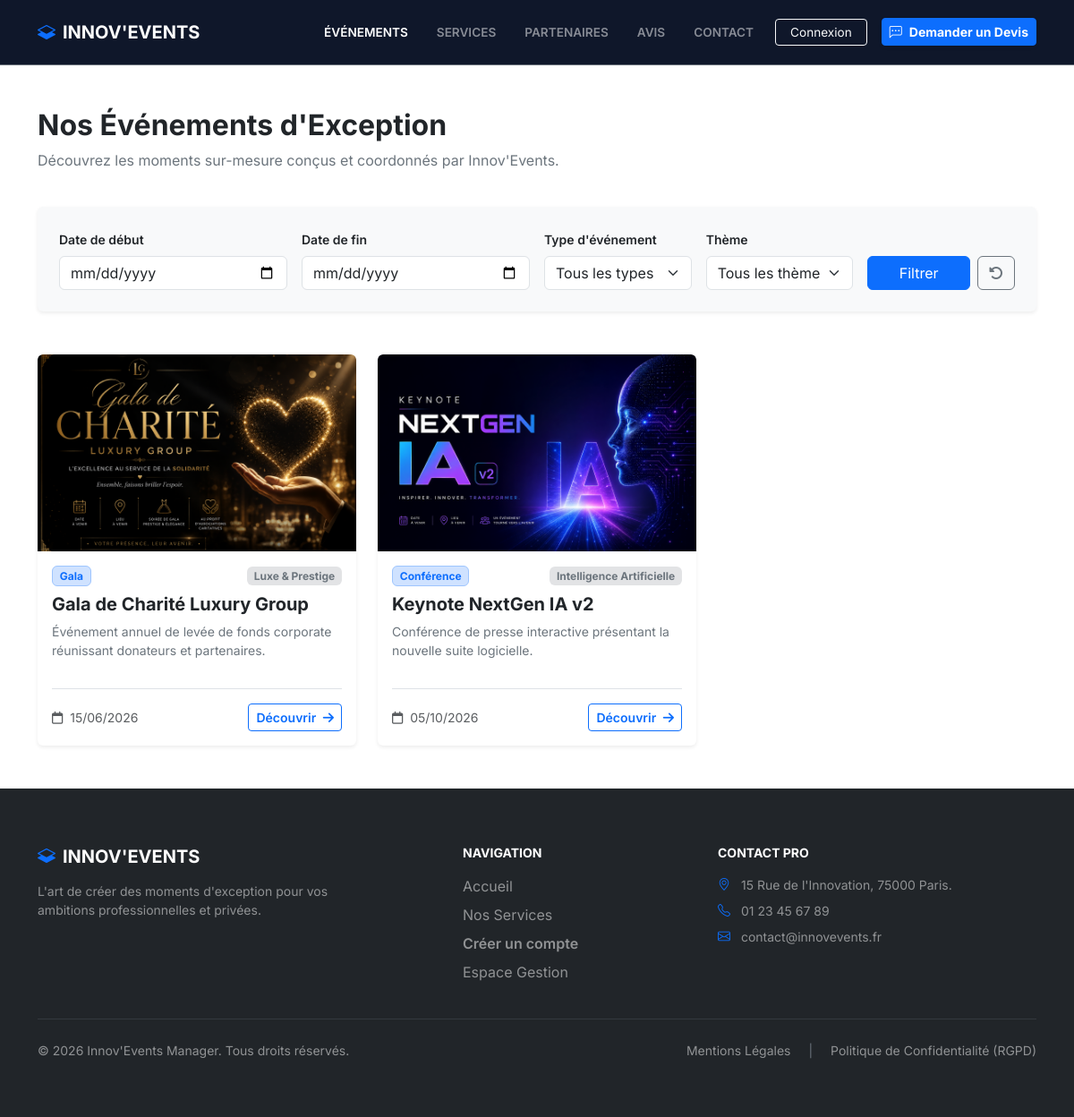
The page /index.php?action=events on the database its author committed.
### tables this page shows
CREATE TABLE events (
id INT AUTO_INCREMENT PRIMARY KEY,
client_id INT NOT NULL,
company_id INT NULL,
title VARCHAR(255) NOT NULL,
description TEXT NULL,
start_date DATETIME NOT NULL,
end_date DATETIME NULL,
location VARCHAR(255) NOT NULL,
event_type VARCHAR(100) NOT NULL DEFAULT 'Autre',
theme VARCHAR(100) NULL,
estimated_participants INT NULL,
image_path VARCHAR(255) NULL,
status VARCHAR(50) NOT NULL DEFAULT 'brouillon',
is_published TINYINT(1) NOT NULL DEFAULT 0,
publication_consent_at DATETIME NULL,
publication_consent_by INT NULL COMMENT 'Identifiant historique de l administrateur attestant l accord client',
created_at TIMESTAMP DEFAULT CURRENT_TIMESTAMP,
CONSTRAINT fk_events_client
FOREIGN KEY (client_id) REFERENCES users(id)
ON DELETE CASCADE ON UPDATE CASCADE,
CONSTRAINT fk_events_company
FOREIGN KEY (company_id) REFERENCES companies(id)
ON DELETE CASCADE ON UPDATE CASCADE
);

### src/controllers/EventController.php (called while the page is built, shortened)
<?php
require_once __DIR__ . '/../models/sql/Event.php';
class EventController extends BaseController
{
    public function listPublicEvents(): void
    {
        $dateStart = !empty($_GET['date_start']) ? trim($_GET['date_start']) : null;
        $dateEnd   = !empty($_GET['date_end']) ? trim($_GET['date_end']) : null;
        $type      = !empty($_GET['type']) ? trim($_GET['type']) : null;
        $theme     = !empty($_GET['theme']) ? trim($_GET['theme']) : null;
        $eventModel = new Event();
        $events = $eventModel->findPublishedEvents($dateStart, $dateEnd, $type, $theme);
        require __DIR__ . '/../views/partials/header.php';
        require __DIR__ . '/../views/public/events.php';
        require __DIR__ . '/../views/partials/footer.php';
    }
}

### src/config/Database.php (called while the page is built, shortened)
<?php
class Database {
    private static $instance = null;
    private function __construct() {
        $host    = 'db';
        $db      = 'innovevents_db';
        $user    = 'root';
        $pass    = 'root_password';
        $charset = 'utf8mb4';
        $dsn = "mysql:host=$host;dbname=$db;charset=$charset";
        try {
            $this->pdo = new PDO($dsn, $user, $pass, [
                PDO::ATTR_ERRMODE => PDO::ERRMODE_EXCEPTION,
                PDO::ATTR_DEFAULT_FETCH_MODE => PDO::FETCH_ASSOC,
                PDO::ATTR_EMULATE_PREPARES => false
            ]);
        } catch (\PDOException $e) {
            error_log("Database connection failure: " . $e->getMessage());
            die("Erreur de connexion à la base de données. Veuillez réessayer plus tard.");
        }
    }
    public static function getInstance() {
        if (self::$instance === null) {
            self::$instance = new Database();
        }
        return self::$instance->pdo;
    }
}

### src/models/sql/Event.php (called while the page is built, shortened)
<?php
require_once __DIR__ . '/../../config/Database.php';
class Event
{
    private \PDO $db;
    public function __construct()
    {
        $this->db = Database::getInstance();
    }
    public function findPublishedEvents(
        ?string $dateStart = null,
        ?string $dateEnd = null,
        ?string $type = null,
        ?string $theme = null
    ): array {
        try {
            $sql = "
                SELECT e.id,
                       e.title,
                       e.description,
                       e.start_date,
                       e.end_date,
                       e.location,
                       e.estimated_participants,
                       e.image_path,
                       e.event_type,
                       e.theme,
                       c.name AS company_name
                FROM events e
                LEFT JOIN companies c ON e.company_id = c.id
                WHERE e.is_published = 1
                  AND e.publication_consent_at IS NOT NULL
                  AND e.status != 'brouillon'
            ";
            $params = [];
            $sql .= " ORDER BY e.start_date ASC";
            $stmt = $this->db->prepare($sql);
            $stmt->execute($params);
            return $stmt->fetchAll(\PDO::FETCH_ASSOC);
        } catch (\PDOException $e) {
            error_log("[Event::findPublishedEvents] Défaillance SQL : " . $e->getMessage());
            return [];
        }
    }
}

### src/views/public/events.php (the view, shortened to what this page needs)
<main class="container py-5" id="main-content">
    <div class="row mb-4">
        <div class="col-lg-8">
            <h1 class="h2 fw-bold text-dark mb-2">Nos Événements d'Exception</h1>
            <p class="text-secondary">Découvrez les moments sur-mesure conçus et coordonnés par Innov'Events.</p>
        </div>
    </div>
    <div class="card shadow-sm border-0 mb-5 bg-light">
        <div class="card-body p-4">
            <form method="GET" action="index.php" class="row g-3 align-items-end" role="search" aria-label="Filtres événements">
                <div class="col-md-3">
                    <label for="date_start" class="form-label small fw-semibold">Date de début</label>
                    <input type="date" class="form-control" id="date_start" name="date_start"
                           value="<?= htmlspecialchars($_GET['date_start'] ?? '', ENT_QUOTES, 'UTF-8') ?>">
                </div>
                <div class="col-md-3">
                    <label for="date_end" class="form-label small fw-semibold">Date de fin</label>
                    <input type="date" class="form-control" id="date_end" name="date_end"
                           value="<?= htmlspecialchars($_GET['date_end'] ?? '', ENT_QUOTES, 'UTF-8') ?>">
                </div>
                <div class="col-md-2">
                    <label for="type" class="form-label small fw-semibold">Type d'événement</label>
                    <select class="form-select" id="type" name="type">
                        <option value="">Tous les types</option>
                    </select>
                </div>
                <div class="col-md-2">
                    <label for="theme" class="form-label small fw-semibold">Thème</label>
                    <select class="form-select" id="theme" name="theme">
                        <option value="">Tous les thèmes</option>
                    </select>
                </div>
                <div class="col-md-2 d-flex gap-2">
                    <button type="submit" class="btn btn-primary w-100">Filtrer</button>
                    <a href="index.php?action=events" class="btn btn-outline-secondary" title="Réinitialiser les filtres">
                        <i class="fa-solid fa-rotate-left" aria-hidden="true"></i>
                    </a>
                </div>
            </form>
        </div>
    </div>
    <div class="row g-4">
        <?php if (empty($events)): ?>
            <div class="col-12 text-center py-5">
                <p class="text-muted fs-5">Aucun événement ne correspond à vos critères de recherche.</p>
                <a href="index.php?action=events" class="btn btn-outline-primary btn-sm mt-2">Réinitialiser les filtres</a>
            </div>
        <?php else: ?>
            <?php require_once __DIR__ . '/../../utils/ImageHelper.php'; ?>
            <?php foreach ($events as $ev): ?>
                <div class="col-md-6 col-lg-4">
                    <article class="card h-100 shadow-sm border-0 overflow-hidden">
                        <?= ImageHelper::renderThumbnail($ev['image_path'] ?? null, $ev['title'], '220px') ?>
                        <div class="card-body d-flex flex-column">
                            <div class="d-flex justify-content-between align-items-center mb-2">
                    <span class="badge bg-primary-subtle text-primary border border-primary-subtle">
                        <?= htmlspecialchars($ev['event_type'] ?? 'Événement', ENT_QUOTES, 'UTF-8') ?>
                    </span>
                                <?php if (!empty($ev['theme'])): ?>
                                    <span class="badge bg-secondary-subtle text-secondary">
                            <?= htmlspecialchars($ev['theme'], ENT_QUOTES, 'UTF-8') ?>
                        </span>
                                <?php endif; ?>
                            </div>
                            <h2 class="card-title h5 fw-bold text-dark mb-2">
                                <?= htmlspecialchars($ev['title'], ENT_QUOTES, 'UTF-8') ?>
                            </h2>
                            <p class="card-text text-secondary small flex-grow-1">
                                <?= htmlspecialchars(mb_strimwidth($ev['description'] ?? '', 0, 120, '...'), ENT_QUOTES, 'UTF-8') ?>
                            </p>
                            <div class="d-flex justify-content-between align-items-center mt-3 pt-3 border-top">
                                <div class="small text-muted">
                                    <i class="fa-regular fa-calendar me-1" aria-hidden="true"></i>
                                    <?= date('d/m/Y', strtotime($ev['start_date'])) ?>
                                </div>
                                <a href="index.php?action=event_detail&id=<?= (int)$ev['id'] ?>" class="btn btn-outline-primary btn-sm fw-semibold">
                                    Découvrir <i class="fa-solid fa-arrow-right ms-1" aria-hidden="true"></i>
                                </a>
                            </div>
                        </div>
                    </article>
                </div>
            <?php endforeach; ?>
        <?php endif; ?>
    </div>
</main>

### src/utils/ImageHelper.php (shortened to what this page needs)
<?php
class ImageHelper
{
    public static function renderThumbnail(?string $imagePath, string $title, string $height = '220px', string $additionalClass = ''): string
    {
        $safeTitle = htmlspecialchars($title, ENT_QUOTES, 'UTF-8');
        if (!empty($imagePath)) {
            $publicFilePath = __DIR__ . '/../../public/' . ltrim($imagePath, '/');
            if (file_exists($publicFilePath)) {
                $safePath = htmlspecialchars($imagePath, ENT_QUOTES, 'UTF-8');
                return sprintf(
                    '<img src="%s" class="card-img-top object-fit-cover %s" alt="Photographie illustrant l\'événement : %s" style="height: %s;">',
                    $safePath,
                    $additionalClass,
                    $safeTitle,
                    $height
                );
            }
        }
        return sprintf(
            '<div class="bg-secondary-subtle d-flex flex-column align-items-center justify-content-center text-secondary border-bottom %s" style="height: %s;" aria-hidden="true">
                <i class="fa-regular fa-image fa-3x mb-2 text-muted"></i>
                <span class="small text-muted fw-semibold">Innov\'Events Portfolio</span>
            </div>',
            $additionalClass,
            $height
        );
    }
}

### rows shown on the page
events: image_path (picture), event_type "Gala", theme "Luxe & Prestige", title "Gala de Charité Luxury Group", description "Événement annuel de levée de fonds corporate réunissant donateurs et partenaires.", start_date "15/06/2026"
events: image_path (picture), event_type "Conférence", theme "Intelligence Artificielle", title "Keynote NextGen IA v2", description "Conférence de presse interactive présentant la nouvelle suite logicielle.", start_date "05/10/2026"
